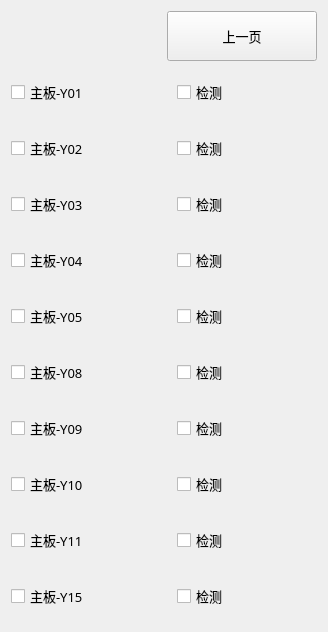
        <widget class="QWidget" name="page">
         <layout class="QGridLayout" name="gridLayout_5">
          <item row="0" column="0">
           <widget class="xPushButton" name="BtnPrev_2">
            <property name="minimumSize">
             <size>
              <width>150</width>
              <height>50</height>
             </size>
            </property>
            <property name="maximumSize">
             <size>
              <width>150</width>
              <height>50</height>
             </size>
            </property>
            <property name="font">
             <font>
              <family>微软雅黑</family>
              <pointsize>10</pointsize>
              <weight>50</weight>
              <italic>false</italic>
              <bold>false</bold>
             </font>
            </property>
            <property name="focusPolicy">
             <enum>Qt::NoFocus</enum>
            </property>
            <property name="layoutDirection">
             <enum>Qt::RightToLeft</enum>
            </property>
            <property name="text">
             <string extracomment="扩展输出开关">上一页</string>
            </property>
           </widget>
          </item>
          <item row="1" column="0">
           <layout class="QGridLayout" name="gridLayout_4">
            <item row="0" column="0">
             <widget class="xCheckBox" name="checkBoxMain01">
              <property name="sizePolicy">
               <sizepolicy hsizetype="Expanding" vsizetype="Minimum">
                <horstretch>0</horstretch>
                <verstretch>0</verstretch>
               </sizepolicy>
              </property>
              <property name="minimumSize">
               <size>
                <width>160</width>
                <height>50</height>
               </size>
              </property>
              <property name="maximumSize">
               <size>
                <width>16777215</width>
                <height>50</height>
               </size>
              </property>
              <property name="font">
               <font>
                <family>微软雅黑</family>
                <pointsize>10</pointsize>
                <weight>50</weight>
                <italic>false</italic>
                <bold>false</bold>
               </font>
              </property>
              <property name="focusPolicy">
               <enum>Qt::NoFocus</enum>
              </property>
              <property name="text">
               <string>主板-Y01</string>
              </property>
              <property name="iconSize">
               <size>
                <width>32</width>
                <height>32</height>
               </size>
              </property>
             </widget>
            </item>
            <item row="0" column="1">
             <widget class="xCheckBox" name="checkBoxcheckM01">
              <property name="sizePolicy">
               <sizepolicy hsizetype="Preferred" vsizetype="Minimum">
                <horstretch>0</horstretch>
                <verstretch>0</verstretch>
               </sizepolicy>
              </property>
              <property name="minimumSize">
               <size>
                <width>140</width>
                <height>50</height>
               </size>
              </property>
              <property name="maximumSize">
               <size>
                <width>16777215</width>
                <height>50</height>
               </size>
              </property>
              <property name="font">
               <font>
                <family>微软雅黑</family>
                <pointsize>10</pointsize>
                <weight>50</weight>
                <italic>false</italic>
                <bold>false</bold>
               </font>
              </property>
              <property name="focusPolicy">
               <enum>Qt::NoFocus</enum>
              </property>
              <property name="text">
               <string>检测</string>
              </property>
              <property name="iconSize">
               <size>
                <width>32</width>
                <height>32</height>
               </size>
              </property>
             </widget>
            </item>
            <item row="1" column="0">
             <widget class="xCheckBox" name="checkBoxMain02">
              <property name="sizePolicy">
               <sizepolicy hsizetype="Expanding" vsizetype="Minimum">
                <horstretch>0</horstretch>
                <verstretch>0</verstretch>
               </sizepolicy>
              </property>
              <property name="minimumSize">
               <size>
                <width>160</width>
                <height>50</height>
               </size>
              </property>
              <property name="maximumSize">
               <size>
                <width>16777215</width>
                <height>50</height>
               </size>
              </property>
              <property name="font">
               <font>
                <family>微软雅黑</family>
                <pointsize>10</pointsize>
                <weight>50</weight>
                <italic>false</italic>
                <bold>false</bold>
               </font>
              </property>
              <property name="focusPolicy">
               <enum>Qt::NoFocus</enum>
              </property>
              <property name="text">
               <string>主板-Y02</string>
              </property>
              <property name="iconSize">
               <size>
                <width>32</width>
                <height>32</height>
               </size>
              </property>
             </widget>
            </item>
            <item row="1" column="1">
             <widget class="xCheckBox" name="checkBoxcheckM02">
              <property name="sizePolicy">
               <sizepolicy hsizetype="Preferred" vsizetype="Minimum">
                <horstretch>0</horstretch>
                <verstretch>0</verstretch>
               </sizepolicy>
              </property>
              <property name="minimumSize">
               <size>
                <width>140</width>
                <height>50</height>
               </size>
              </property>
              <property name="maximumSize">
               <size>
                <width>16777215</width>
                <height>50</height>
               </size>
              </property>
              <property name="font">
               <font>
                <family>微软雅黑</family>
                <pointsize>10</pointsize>
                <weight>50</weight>
                <italic>false</italic>
                <bold>false</bold>
               </font>
              </property>
              <property name="focusPolicy">
               <enum>Qt::NoFocus</enum>
              </property>
              <property name="text">
               <string>检测</string>
              </property>
              <property name="iconSize">
               <size>
                <width>32</width>
                <height>32</height>
               </size>
              </property>
             </widget>
            </item>
            <item row="2" column="0">
             <widget class="xCheckBox" name="checkBoxMain03">
              <property name="sizePolicy">
               <sizepolicy hsizetype="Expanding" vsizetype="Minimum">
                <horstretch>0</horstretch>
                <verstretch>0</verstretch>
               </sizepolicy>
              </property>
              <property name="minimumSize">
               <size>
                <width>160</width>
                <height>50</height>
               </size>
              </property>
              <property name="maximumSize">
               <size>
                <width>16777215</width>
                <height>50</height>
               </size>
              </property>
              <property name="font">
               <font>
                <family>微软雅黑</family>
                <pointsize>10</pointsize>
                <weight>50</weight>
                <italic>false</italic>
                <bold>false</bold>
               </font>
              </property>
              <property name="focusPolicy">
               <enum>Qt::NoFocus</enum>
              </property>
              <property name="text">
               <string>主板-Y03</string>
              </property>
              <property name="iconSize">
               <size>
                <width>32</width>
                <height>32</height>
               </size>
              </property>
             </widget>
            </item>
            <item row="2" column="1">
             <widget class="xCheckBox" name="checkBoxcheckM03">
              <property name="sizePolicy">
               <sizepolicy hsizetype="Preferred" vsizetype="Minimum">
                <horstretch>0</horstretch>
                <verstretch>0</verstretch>
               </sizepolicy>
              </property>
              <property name="minimumSize">
               <size>
                <width>140</width>
                <height>50</height>
               </size>
              </property>
              <property name="maximumSize">
               <size>
                <width>16777215</width>
                <height>50</height>
               </size>
              </property>
              <property name="font">
               <font>
                <family>微软雅黑</family>
                <pointsize>10</pointsize>
                <weight>50</weight>
                <italic>false</italic>
                <bold>false</bold>
               </font>
              </property>
              <property name="focusPolicy">
               <enum>Qt::NoFocus</enum>
              </property>
              <property name="text">
               <string>检测</string>
              </property>
              <property name="iconSize">
               <size>
                <width>32</width>
                <height>32</height>
               </size>
              </property>
             </widget>
            </item>
            <item row="3" column="0">
             <widget class="xCheckBox" name="checkBoxMain04">
              <property name="sizePolicy">
               <sizepolicy hsizetype="Expanding" vsizetype="Minimum">
                <horstretch>0</horstretch>
                <verstretch>0</verstretch>
               </sizepolicy>
              </property>
              <property name="minimumSize">
               <size>
                <width>160</width>
                <height>50</height>
               </size>
              </property>
              <property name="maximumSize">
               <size>
                <width>16777215</width>
                <height>50</height>
               </size>
              </property>
              <property name="font">
               <font>
                <family>微软雅黑</family>
                <pointsize>10</pointsize>
                <weight>50</weight>
                <italic>false</italic>
                <bold>false</bold>
               </font>
              </property>
              <property name="focusPolicy">
               <enum>Qt::NoFocus</enum>
              </property>
              <property name="text">
               <string>主板-Y04</string>
              </property>
              <property name="iconSize">
               <size>
                <width>32</width>
                <height>32</height>
               </size>
              </property>
             </widget>
            </item>
            <item row="3" column="1">
             <widget class="xCheckBox" name="checkBoxcheckM04">
              <property name="sizePolicy">
               <sizepolicy hsizetype="Preferred" vsizetype="Minimum">
                <horstretch>0</horstretch>
                <verstretch>0</verstretch>
               </sizepolicy>
              </property>
              <property name="minimumSize">
               <size>
                <width>140</width>
                <height>50</height>
               </size>
              </property>
              <property name="maximumSize">
               <size>
                <width>16777215</width>
                <height>50</height>
               </size>
              </property>
              <property name="font">
               <font>
                <family>微软雅黑</family>
                <pointsize>10</pointsize>
                <weight>50</weight>
                <italic>false</italic>
                <bold>false</bold>
               </font>
              </property>
              <property name="focusPolicy">
               <enum>Qt::NoFocus</enum>
              </property>
              <property name="text">
               <string>检测</string>
              </property>
              <property name="iconSize">
               <size>
                <width>32</width>
                <height>32</height>
               </size>
              </property>
             </widget>
            </item>
            <item row="4" column="0">
             <widget class="xCheckBox" name="checkBoxMain05">
              <property name="sizePolicy">
               <sizepolicy hsizetype="Expanding" vsizetype="Minimum">
                <horstretch>0</horstretch>
                <verstretch>0</verstretch>
               </sizepolicy>
              </property>
              <property name="minimumSize">
               <size>
                <width>160</width>
                <height>50</height>
               </size>
              </property>
              <property name="maximumSize">
               <size>
                <width>16777215</width>
                <height>50</height>
               </size>
              </property>
              <property name="font">
               <font>
                <family>微软雅黑</family>
                <pointsize>10</pointsize>
                <weight>50</weight>
                <italic>false</italic>
                <bold>false</bold>
               </font>
              </property>
              <property name="focusPolicy">
               <enum>Qt::NoFocus</enum>
              </property>
              <property name="text">
               <string>主板-Y05</string>
              </property>
              <property name="iconSize">
               <size>
                <width>32</width>
                <height>32</height>
               </size>
              </property>
             </widget>
            </item>
            <item row="4" column="1">
             <widget class="xCheckBox" name="checkBoxcheckM05">
              <property name="sizePolicy">
               <sizepolicy hsizetype="Preferred" vsizetype="Minimum">
                <horstretch>0</horstretch>
                <verstretch>0</verstretch>
               </sizepolicy>
              </property>
              <property name="minimumSize">
               <size>
                <width>140</width>
                <height>50</height>
               </size>
              </property>
              <property name="maximumSize">
               <size>
                <width>16777215</width>
                <height>50</height>
               </size>
              </property>
              <property name="font">
               <font>
                <family>微软雅黑</family>
                <pointsize>10</pointsize>
                <weight>50</weight>
                <italic>false</italic>
                <bold>false</bold>
               </font>
              </property>
              <property name="focusPolicy">
               <enum>Qt::NoFocus</enum>
              </property>
              <property name="text">
               <string>检测</string>
              </property>
              <property name="iconSize">
               <size>
                <width>32</width>
                <height>32</height>
               </size>
              </property>
             </widget>
            </item>
            <item row="5" column="0">
             <widget class="xCheckBox" name="checkBoxMain08">
              <property name="sizePolicy">
               <sizepolicy hsizetype="Expanding" vsizetype="Minimum">
                <horstretch>0</horstretch>
                <verstretch>0</verstretch>
               </sizepolicy>
              </property>
              <property name="minimumSize">
               <size>
                <width>160</width>
                <height>50</height>
               </size>
              </property>
              <property name="maximumSize">
               <size>
                <width>16777215</width>
                <height>50</height>
               </size>
              </property>
              <property name="font">
               <font>
                <family>微软雅黑</family>
                <pointsize>10</pointsize>
                <weight>50</weight>
                <italic>false</italic>
                <bold>false</bold>
               </font>
              </property>
              <property name="focusPolicy">
               <enum>Qt::NoFocus</enum>
              </property>
              <property name="text">
               <string>主板-Y08</string>
              </property>
              <property name="iconSize">
               <size>
                <width>32</width>
                <height>32</height>
               </size>
              </property>
             </widget>
            </item>
            <item row="5" column="1">
             <widget class="xCheckBox" name="checkBoxcheckM08">
              <property name="sizePolicy">
               <sizepolicy hsizetype="Preferred" vsizetype="Minimum">
                <horstretch>0</horstretch>
                <verstretch>0</verstretch>
               </sizepolicy>
              </property>
              <property name="minimumSize">
               <size>
                <width>140</width>
                <height>50</height>
               </size>
              </property>
              <property name="maximumSize">
               <size>
                <width>16777215</width>
                <height>50</height>
               </size>
              </property>
              <property name="font">
               <font>
                <family>微软雅黑</family>
                <pointsize>10</pointsize>
                <weight>50</weight>
                <italic>false</italic>
                <bold>false</bold>
               </font>
              </property>
              <property name="focusPolicy">
               <enum>Qt::NoFocus</enum>
              </property>
              <property name="text">
               <string>检测</string>
              </property>
              <property name="iconSize">
               <size>
                <width>32</width>
                <height>32</height>
               </size>
              </property>
             </widget>
            </item>
            <item row="6" column="0">
             <widget class="xCheckBox" name="checkBoxMain09">
              <property name="sizePolicy">
               <sizepolicy hsizetype="Expanding" vsizetype="Minimum">
                <horstretch>0</horstretch>
                <verstretch>0</verstretch>
               </sizepolicy>
              </property>
              <property name="minimumSize">
               <size>
                <width>160</width>
                <height>50</height>
               </size>
              </property>
              <property name="maximumSize">
               <size>
                <width>16777215</width>
                <height>50</height>
               </size>
              </property>
              <property name="font">
               <font>
                <family>微软雅黑</family>
                <pointsize>10</pointsize>
                <weight>50</weight>
                <italic>false</italic>
                <bold>false</bold>
               </font>
              </property>
              <property name="focusPolicy">
               <enum>Qt::NoFocus</enum>
              </property>
              <property name="text">
               <string>主板-Y09</string>
              </property>
              <property name="iconSize">
               <size>
                <width>32</width>
                <height>32</height>
               </size>
              </property>
             </widget>
            </item>
            <item row="6" column="1">
             <widget class="xCheckBox" name="checkBoxcheckM09">
              <property name="sizePolicy">
               <sizepolicy hsizetype="Preferred" vsizetype="Minimum">
                <horstretch>0</horstretch>
                <verstretch>0</verstretch>
               </sizepolicy>
              </property>
              <property name="minimumSize">
               <size>
                <width>140</width>
                <height>50</height>
               </size>
              </property>
              <property name="maximumSize">
               <size>
                <width>16777215</width>
                <height>50</height>
               </size>
              </property>
              <property name="font">
               <font>
                <family>微软雅黑</family>
                <pointsize>10</pointsize>
                <weight>50</weight>
                <italic>false</italic>
                <bold>false</bold>
               </font>
              </property>
              <property name="focusPolicy">
               <enum>Qt::NoFocus</enum>
              </property>
              <property name="text">
               <string>检测</string>
              </property>
              <property name="iconSize">
               <size>
                <width>32</width>
                <height>32</height>
               </size>
              </property>
             </widget>
            </item>
            <item row="7" column="0">
             <widget class="xCheckBox" name="checkBoxMain10">
              <property name="sizePolicy">
               <sizepolicy hsizetype="Expanding" vsizetype="Minimum">
                <horstretch>0</horstretch>
                <verstretch>0</verstretch>
               </sizepolicy>
              </property>
              <property name="minimumSize">
               <size>
                <width>160</width>
                <height>50</height>
               </size>
              </property>
              <property name="maximumSize">
               <size>
                <width>16777215</width>
                <height>50</height>
               </size>
              </property>
              <property name="font">
               <font>
                <family>微软雅黑</family>
                <pointsize>10</pointsize>
                <weight>50</weight>
                <italic>false</italic>
                <bold>false</bold>
               </font>
              </property>
              <property name="focusPolicy">
               <enum>Qt::NoFocus</enum>
              </property>
              <property name="text">
               <string>主板-Y10</string>
              </property>
              <property name="iconSize">
               <size>
                <width>32</width>
                <height>32</height>
               </size>
              </property>
             </widget>
            </item>
            <item row="7" column="1">
             <widget class="xCheckBox" name="checkBoxcheckM10">
              <property name="sizePolicy">
               <sizepolicy hsizetype="Preferred" vsizetype="Minimum">
                <horstretch>0</horstretch>
                <verstretch>0</verstretch>
               </sizepolicy>
              </property>
              <property name="minimumSize">
               <size>
                <width>140</width>
                <height>50</height>
               </size>
              </property>
              <property name="maximumSize">
               <size>
                <width>16777215</width>
                <height>50</height>
               </size>
              </property>
              <property name="font">
               <font>
                <family>微软雅黑</family>
                <pointsize>10</pointsize>
                <weight>50</weight>
                <italic>false</italic>
                <bold>false</bold>
               </font>
              </property>
              <property name="focusPolicy">
               <enum>Qt::NoFocus</enum>
              </property>
              <property name="text">
               <string>检测</string>
              </property>
              <property name="iconSize">
               <size>
                <width>32</width>
                <height>32</height>
               </size>
              </property>
             </widget>
            </item>
            <item row="8" column="0">
             <widget class="xCheckBox" name="checkBoxMain11">
              <property name="sizePolicy">
               <sizepolicy hsizetype="Expanding" vsizetype="Minimum">
                <horstretch>0</horstretch>
                <verstretch>0</verstretch>
               </sizepolicy>
              </property>
              <property name="minimumSize">
               <size>
                <width>160</width>
                <height>50</height>
               </size>
              </property>
              <property name="maximumSize">
               <size>
                <width>16777215</width>
                <height>50</height>
               </size>
              </property>
              <property name="font">
               <font>
                <family>微软雅黑</family>
                <pointsize>10</pointsize>
                <weight>50</weight>
                <italic>false</italic>
                <bold>false</bold>
               </font>
              </property>
              <property name="focusPolicy">
               <enum>Qt::NoFocus</enum>
              </property>
              <property name="text">
               <string>主板-Y11</string>
              </property>
              <property name="iconSize">
               <size>
                <width>32</width>
                <height>32</height>
               </size>
              </property>
             </widget>
            </item>
            <item row="8" column="1">
             <widget class="xCheckBox" name="checkBoxcheckM11">
              <property name="sizePolicy">
               <sizepolicy hsizetype="Preferred" vsizetype="Minimum">
                <horstretch>0</horstretch>
                <verstretch>0</verstretch>
               </sizepolicy>
              </property>
              <property name="minimumSize">
               <size>
                <width>140</width>
                <height>50</height>
               </size>
              </property>
              <property name="maximumSize">
               <size>
                <width>16777215</width>
                <height>50</height>
               </size>
              </property>
              <property name="font">
               <font>
                <family>微软雅黑</family>
                <pointsize>10</pointsize>
                <weight>50</weight>
                <italic>false</italic>
                <bold>false</bold>
               </font>
              </property>
              <property name="focusPolicy">
               <enum>Qt::NoFocus</enum>
              </property>
              <property name="text">
               <string>检测</string>
              </property>
              <property name="iconSize">
               <size>
                <width>32</width>
                <height>32</height>
               </size>
              </property>
             </widget>
            </item>
            <item row="9" column="0">
             <widget class="xCheckBox" name="checkBoxMain15">
              <property name="sizePolicy">
               <sizepolicy hsizetype="Expanding" vsizetype="Minimum">
                <horstretch>0</horstretch>
                <verstretch>0</verstretch>
               </sizepolicy>
              </property>
              <property name="minimumSize">
               <size>
                <width>160</width>
                <height>50</height>
               </size>
              </property>
              <property name="maximumSize">
               <size>
                <width>16777215</width>
                <height>50</height>
               </size>
              </property>
              <property name="font">
               <font>
                <family>微软雅黑</family>
                <pointsize>10</pointsize>
                <weight>50</weight>
                <italic>false</italic>
                <bold>false</bold>
               </font>
              </property>
              <property name="focusPolicy">
               <enum>Qt::NoFocus</enum>
              </property>
              <property name="text">
               <string>主板-Y15</string>
              </property>
              <property name="iconSize">
               <size>
                <width>32</width>
                <height>32</height>
               </size>
              </property>
             </widget>
            </item>
            <item row="9" column="1">
             <widget class="xCheckBox" name="checkBoxcheckM15">
              <property name="sizePolicy">
               <sizepolicy hsizetype="Preferred" vsizetype="Minimum">
                <horstretch>0</horstretch>
                <verstretch>0</verstretch>
               </sizepolicy>
              </property>
              <property name="minimumSize">
               <size>
                <width>140</width>
                <height>50</height>
               </size>
              </property>
              <property name="maximumSize">
               <size>
                <width>16777215</width>
                <height>50</height>
               </size>
              </property>
              <property name="font">
               <font>
                <family>微软雅黑</family>
                <pointsize>10</pointsize>
                <weight>50</weight>
                <italic>false</italic>
                <bold>false</bold>
               </font>
              </property>
              <property name="focusPolicy">
               <enum>Qt::NoFocus</enum>
              </property>
              <property name="text">
               <string>检测</string>
              </property>
              <property name="iconSize">
               <size>
                <width>32</width>
                <height>32</height>
               </size>
              </property>
             </widget>
            </item>
           </layout>
          </item>
         </layout>
        </widget>
